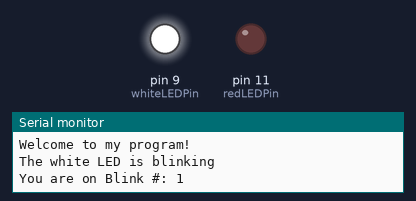
This sketch was run on a simulated Arduino Uno, built with avr-gcc and run on an emulated ATmega328P. On the bench: output pins drawn as LEDs (lit = HIGH), the last lines printed to the serial monitor.

Above: at 0.2 s.
At 9.13 s:
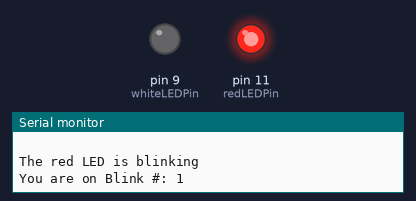
At 13.2 s:
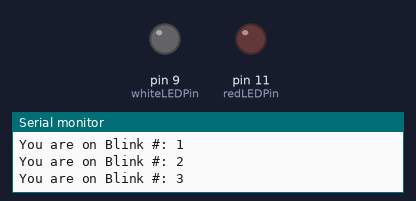
Timing chart, 0 to 13.7 s (numbered marks = the images above):
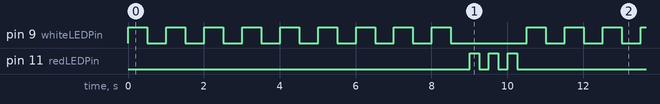

The sketch:

Lesson_5.ino
```cpp
int whiteLEDPin=9;  // Declaring redLEDPin as an int, and set it to 9
int redLEDPin=11; // Declaring whiteLEDPin as an int, and set it to 11
int whiteOnTime=500; // This is the white LED ontime
int whiteOffTime=500; // This is the white LED offtime
int redOnTime=250; // This is the red LED ontime
int redOffTime=250; // This is the red LED offtime
int numBlinkWhite=9; // Number of blinks white
int numBlinkRed=3; // Number of blinks red
String whiteMessage="The white LED is blinking";  // Declaring a string variable
String redMessage="The red LED is blinking";  // Declaring a string variable

void setup() {
  // put your setup code here, to run once:

  Serial.begin(9600);

  String wm1= "Welcome to "; // Declare string variable wm1 and assign a value
  String wm2= "my program!";  // Declare a string variable vm2 and assign a value
  String wm3; // Declare string variable wm3

  wm3= wm1+wm2;

  Serial.println(wm3);

  pinMode(whiteLEDPin, OUTPUT); // Tell arduino that whiteLEDPin is an output pin
  pinMode(redLEDPin, OUTPUT); // Tell arduino that redLEDPin is an output pin

}

void loop() {
  // put your main code here, to run repeatedly:

Serial.println(whiteMessage);

  for (int j=1; j<=numBlinkWhite; j=j+1) {
     Serial.print("You are on Blink #: ");
     Serial.println(j);
     digitalWrite(whiteLEDPin, HIGH);  // Turn the white LED on
     delay(whiteOnTime);  // Wait
     digitalWrite(whiteLEDPin, LOW);  // Turn the white LED off
     delay(whiteOffTime);  // Wait
  }

Serial.println(" ");

Serial.println(redMessage);

  for (int j=1; j<=numBlinkRed; j=j+1) {
    Serial.print("You are on Blink #: ");
    Serial.println(j);
    digitalWrite(redLEDPin, HIGH);  // Turn the red LED on
    delay(redOnTime);  // Wait
    digitalWrite(redLEDPin, LOW);  // Turn the red LED off
    delay(redOffTime);  // Wait
  }

Serial.println(" ");

}
```

Measured:
- by itself, pin 9 (whiteLEDPin): repeats every 10.5 s: 8 × (LOW 0.50 s, HIGH 0.50 s), LOW 2.0 s, HIGH 0.50 s
- by itself, pin 11 (redLEDPin): repeats every 10.5 s: 2 × (LOW 0.25 s, HIGH 0.25 s), LOW 9.3 s, HIGH 0.25 s
- by itself, everything shown: repeats every 10.5 s, in 24 steps
